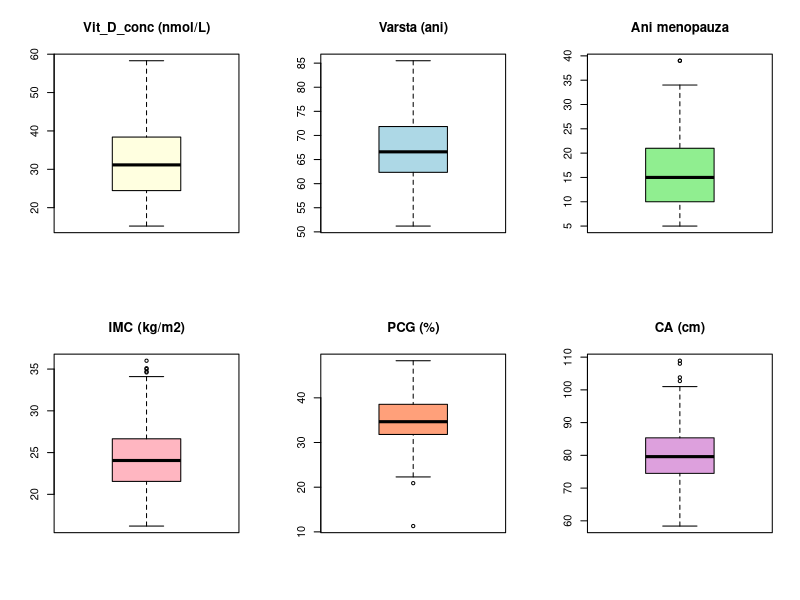
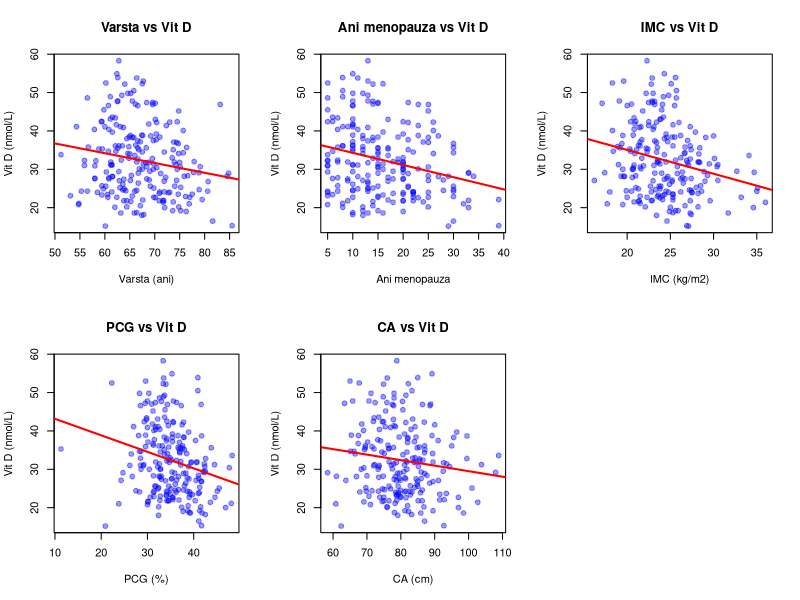
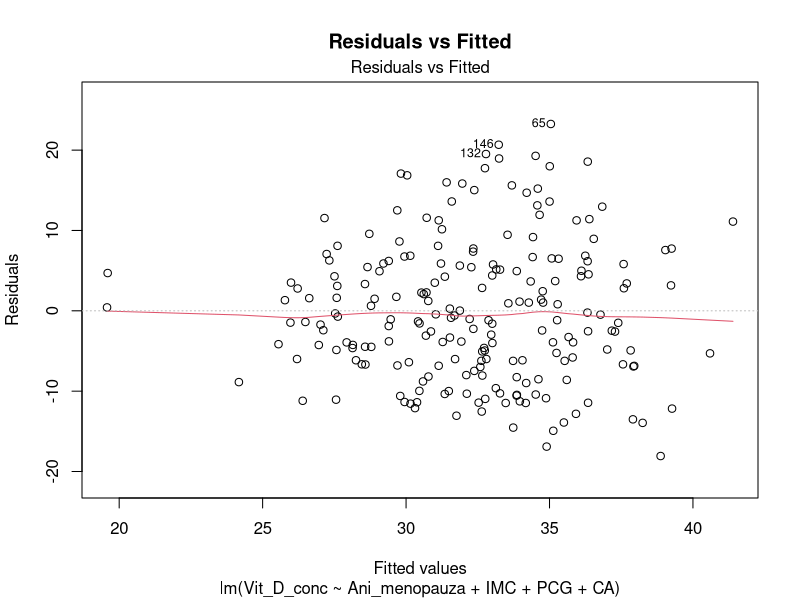
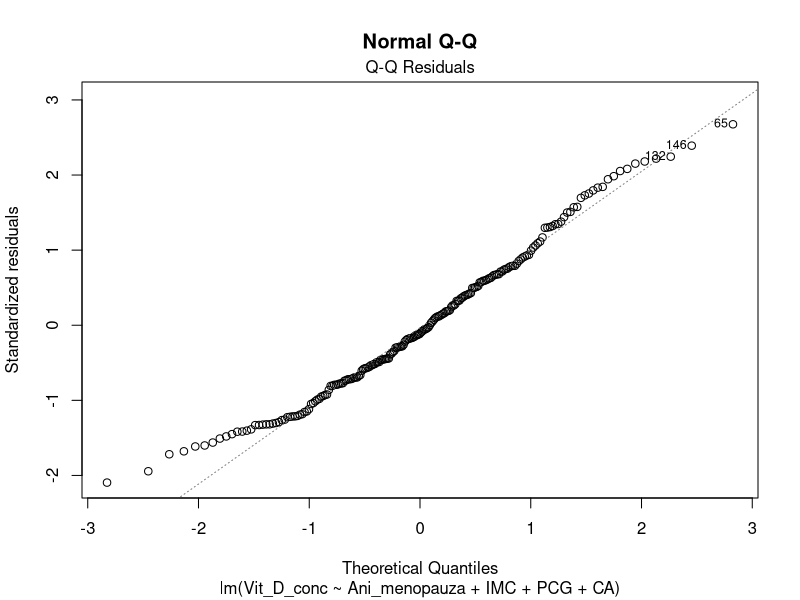
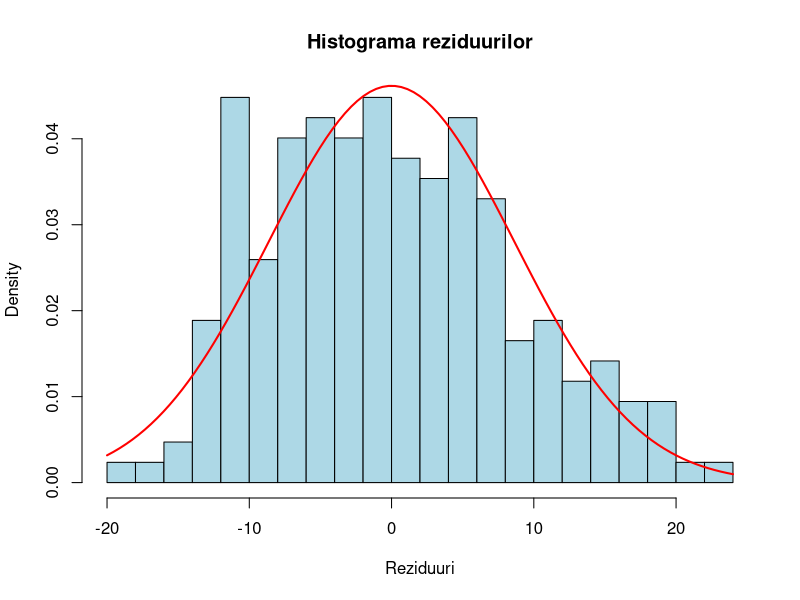
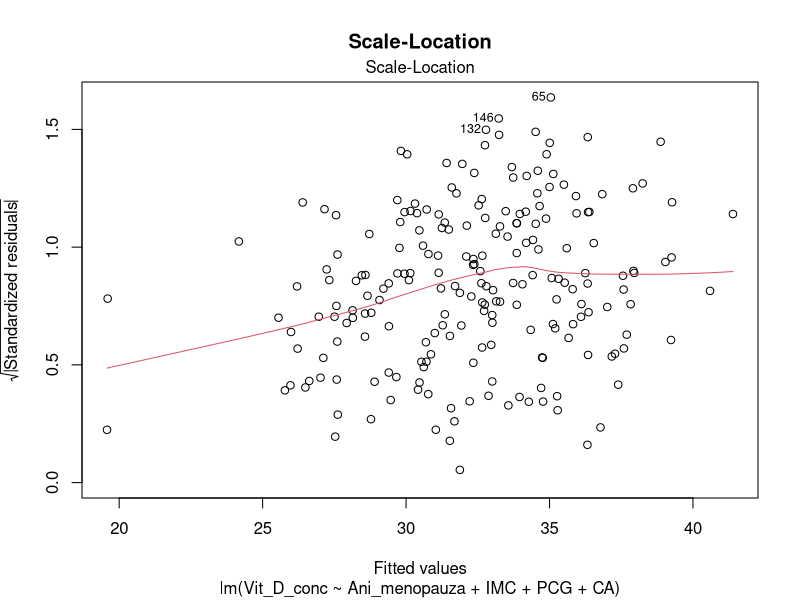
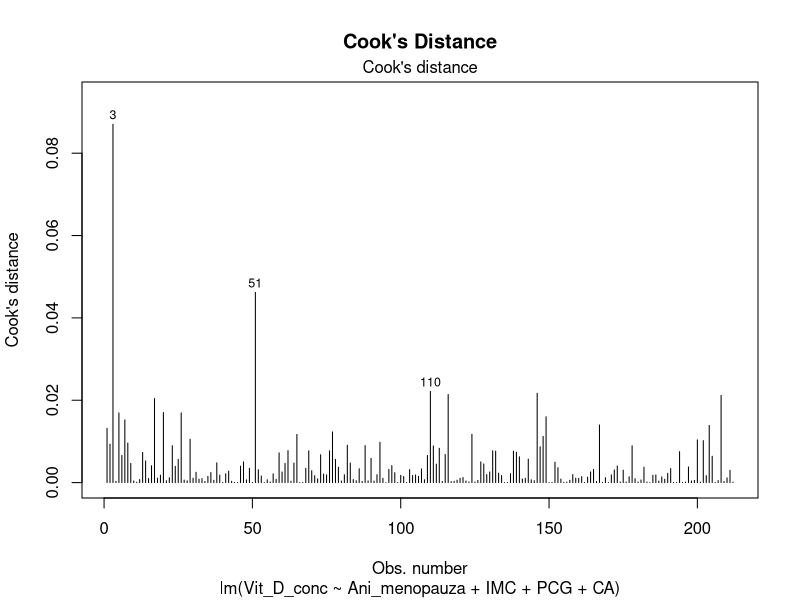
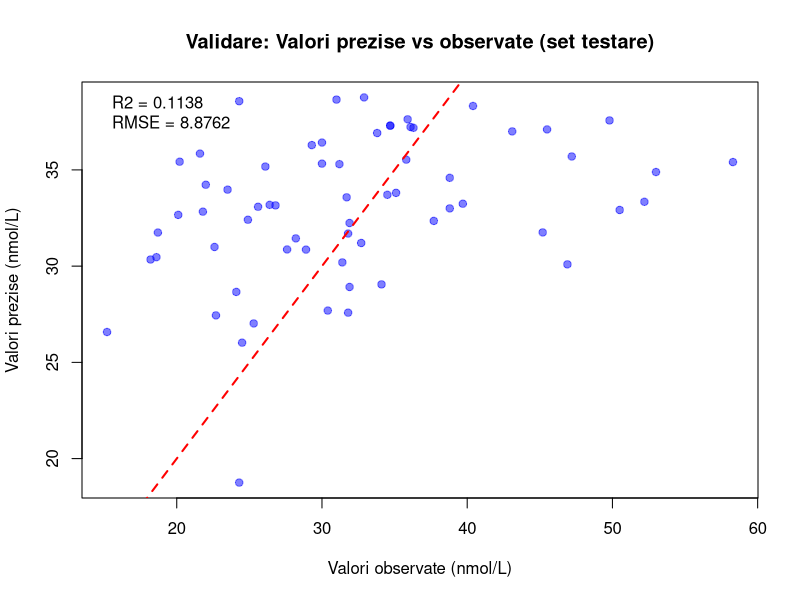

R code for these plots, in order:
# =============================================================================
# LP09 - Regresia liniara multipla - Validarea modelului
# VD: Vit_D_conc (concentratia serica 25(OH) vitamina D, nmol/L)
# VI potentiale: Varsta_ani, Ani_menopauza, IMC, PCG, CA
# n = 212 femei > 50 ani
# =============================================================================

library(car)
library(lmtest)
library(MASS)

set.seed(123)

data <- read.csv("data.csv", stringsAsFactors = FALSE)
data <- data[, -1]  # remove Id_pac
n <- nrow(data)
cat("n =", n, "\n\n")

# =============================================================================
# PARTEA 1: ANALIZA DESCRIPTIVA SI SELECTIA MODELULUI
# =============================================================================
cat("###################################################################\n")
cat("# PARTEA 1: ANALIZA DESCRIPTIVA SI SELECTIA MODELULUI\n")
cat("###################################################################\n\n")

# Helper function
desc_stats <- function(x, name) {
  q <- quantile(x, c(0.25, 0.75), na.rm=TRUE)
  iqr_val <- IQR(x, na.rm=TRUE)
  out <- x[x < q[1] - 1.5*iqr_val | x > q[2] + 1.5*iqr_val]
  cat(sprintf("--- %s ---\n", name))
  cat("  N:       ", sum(!is.na(x)), "\n")
  cat("  NA:      ", sum(is.na(x)), "\n")
  cat("  Media:   ", sprintf("%.4f", mean(x, na.rm=TRUE)), "\n")
  cat("  Mediana: ", sprintf("%.4f", median(x, na.rm=TRUE)), "\n")
  cat("  SD:      ", sprintf("%.4f", sd(x, na.rm=TRUE)), "\n")
  cat("  Min:     ", sprintf("%.4f", min(x, na.rm=TRUE)), "\n")
  cat("  Max:     ", sprintf("%.4f", max(x, na.rm=TRUE)), "\n")
  cat("  Q1:      ", sprintf("%.4f", q[1]), "\n")
  cat("  Q3:      ", sprintf("%.4f", q[2]), "\n")
  cat("  IQR:     ", sprintf("%.4f", iqr_val), "\n")
  cat("  Outliers:", length(out), "\n\n")
}

cat("1. STATISTICI DESCRIPTIVE\n\n")
desc_stats(data$Vit_D_conc, "Vit_D_conc (nmol/L)")
desc_stats(data$Varsta_ani, "Varsta_ani (ani)")
desc_stats(data$Ani_menopauza, "Ani_menopauza (ani)")
desc_stats(data$IMC, "IMC (kg/m2)")
desc_stats(data$PCG, "PCG (%)")
desc_stats(data$CA, "CA (cm)")

# Boxplots
png("boxplots_all.png", width=900, height=600)
par(mfrow=c(2,3))
boxplot(data$Vit_D_conc, main="Vit_D_conc (nmol/L)", col="lightyellow")
boxplot(data$Varsta_ani, main="Varsta (ani)", col="lightblue")
boxplot(data$Ani_menopauza, main="Ani menopauza", col="lightgreen")
boxplot(data$IMC, main="IMC (kg/m2)", col="lightpink")
boxplot(data$PCG, main="PCG (%)", col="lightsalmon")
boxplot(data$CA, main="CA (cm)", col="plum")
dev.off()
cat("Saved: boxplots_all.png\n\n")

# Scatter plots
png("scatter_plots.png", width=900, height=600)
par(mfrow=c(2,3))
plot(data$Varsta_ani, data$Vit_D_conc, pch=19, col=rgb(0,0,1,0.4),
     xlab="Varsta (ani)", ylab="Vit D (nmol/L)", main="Varsta vs Vit D")
abline(lm(Vit_D_conc ~ Varsta_ani, data=data), col="red", lwd=2)
plot(data$Ani_menopauza, data$Vit_D_conc, pch=19, col=rgb(0,0,1,0.4),
     xlab="Ani menopauza", ylab="Vit D (nmol/L)", main="Ani menopauza vs Vit D")
abline(lm(Vit_D_conc ~ Ani_menopauza, data=data), col="red", lwd=2)
plot(data$IMC, data$Vit_D_conc, pch=19, col=rgb(0,0,1,0.4),
     xlab="IMC (kg/m2)", ylab="Vit D (nmol/L)", main="IMC vs Vit D")
abline(lm(Vit_D_conc ~ IMC, data=data), col="red", lwd=2)
plot(data$PCG, data$Vit_D_conc, pch=19, col=rgb(0,0,1,0.4),
     xlab="PCG (%)", ylab="Vit D (nmol/L)", main="PCG vs Vit D")
abline(lm(Vit_D_conc ~ PCG, data=data), col="red", lwd=2)
plot(data$CA, data$Vit_D_conc, pch=19, col=rgb(0,0,1,0.4),
     xlab="CA (cm)", ylab="Vit D (nmol/L)", main="CA vs Vit D")
abline(lm(Vit_D_conc ~ CA, data=data), col="red", lwd=2)
dev.off()
cat("Saved: scatter_plots.png\n\n")

# Correlation matrix
cat("2. MATRICEA DE CORELATIE\n\n")
cor_mat <- cor(data)
print(round(cor_mat, 4))
cat("\n")

cat("Corelatii semnificative cu Vit_D_conc:\n\n")
vi_names <- c("Varsta_ani", "Ani_menopauza", "IMC", "PCG", "CA")
for (v in vi_names) {
  ct <- cor.test(data[[v]], data$Vit_D_conc)
  sig <- ifelse(ct$p.value < 0.05, "Da", "Nu")
  cat(sprintf("  %-15s r=%.4f  t=%.4f  df=%d  p=%s  Semnif: %s\n",
              v, ct$estimate, ct$statistic, ct$parameter,
              format.pval(ct$p.value, digits=4), sig))
}
cat("\n")

# Variable selection - Backward
cat("3. SELECTIA VARIABILELOR (Backward)\n\n")
model_full <- lm(Vit_D_conc ~ ., data=data)
cat("Model complet:\n")
print(summary(model_full))
cat("\n")

model_back <- stepAIC(model_full, direction="backward", trace=1)
cat("\nModel final Backward:\n")
s_back <- summary(model_back)
print(s_back)
cat("\n")

# Forward selection
cat("4. SELECTIA VARIABILELOR (Forward)\n\n")
model_null <- lm(Vit_D_conc ~ 1, data=data)
model_fwd <- stepAIC(model_null, scope=list(lower=model_null, upper=model_full),
                     direction="forward", trace=1)
cat("\nModel final Forward:\n")
s_fwd <- summary(model_fwd)
print(s_fwd)
cat("\n")

# Stepwise selection
cat("5. SELECTIA VARIABILELOR (Stepwise)\n\n")
model_step <- stepAIC(model_null, scope=list(lower=model_null, upper=model_full),
                      direction="both", trace=1)
cat("\nModel final Stepwise:\n")
s_step <- summary(model_step)
print(s_step)
cat("\n")

# Use the selected model for validation
# Determine which model to use
cat("MODELUL SELECTAT PENTRU VALIDARE:\n")
cat("Formula:", deparse(formula(model_back)), "\n")
cat("R2 =", sprintf("%.4f", s_back$r.squared), "\n")
cat("Adj R2 =", sprintf("%.4f", s_back$adj.r.squared), "\n\n")

# Coefficients table with CI
coef_sel <- coef(s_back)
ci_sel <- confint(model_back)
cat("--- Tabelul coeficientilor modelului selectat ---\n")
sd_y <- sd(data$Vit_D_conc)
cat(sprintf("%-20s %10s %10s %10s %10s %8s %15s %15s\n",
            "Variabila", "B", "SE", "CI_low", "CI_up", "Beta", "t(df)", "p-value"))
for (i in 1:nrow(coef_sel)) {
  tval <- sprintf("%.4f(%d)", coef_sel[i,3], model_back$df.residual)
  pval <- format.pval(coef_sel[i,4], digits=4)
  vname <- rownames(coef_sel)[i]
  if (vname == "(Intercept)") {
    beta_val <- "-"
  } else {
    beta_val <- sprintf("%.4f", coef_sel[i,1] * sd(data[[vname]]) / sd_y)
  }
  cat(sprintf("%-20s %10.4f %10.4f %10.4f %10.4f %8s %15s %15s\n",
              vname, coef_sel[i,1], coef_sel[i,2],
              ci_sel[i,1], ci_sel[i,2], beta_val, tval, pval))
}
cat("\n")

# Diagnostics on the full data model
cat("6. DIAGNOSTICE MODEL SELECTAT (pe date complete)\n\n")

resid_sel <- residuals(model_back)
sw <- shapiro.test(resid_sel)
cat("Shapiro-Wilk: W =", sprintf("%.4f", sw$statistic), ", p =", format.pval(sw$p.value, digits=4), "\n")
ks <- ks.test(resid_sel, "pnorm", mean=mean(resid_sel), sd=sd(resid_sel))
cat("KS test: D =", sprintf("%.4f", ks$statistic), ", p =", format.pval(ks$p.value, digits=4), "\n")
bp <- bptest(model_back)
cat("Breusch-Pagan: BP =", sprintf("%.4f", bp$statistic), ", df =", bp$parameter,
    ", p =", format.pval(bp$p.value, digits=4), "\n")
dw <- dwtest(model_back)
cat("Durbin-Watson: DW =", sprintf("%.4f", dw$statistic), ", p =", format.pval(dw$p.value, digits=4), "\n")

cook_sel <- cooks.distance(model_back)
influential <- which(cook_sel > 4/n)
cat("Puncte influente (Cook's D > 4/n):", length(influential), "\n")
cat("Cook's D maxim:", sprintf("%.4f", max(cook_sel)), "\n")

if (length(coef(model_back)) > 2) {
  cat("\nVIF:\n")
  print(vif(model_back))
}
cat("\n")

# Diagnostic plots
png("diag_resid_fitted.png", width=600, height=500)
plot(model_back, which=1, main="Residuals vs Fitted")
dev.off()
png("diag_qq.png", width=600, height=500)
plot(model_back, which=2, main="Normal Q-Q")
dev.off()
png("diag_hist.png", width=600, height=500)
hist(resid_sel, breaks=25, main="Histograma reziduurilor",
     xlab="Reziduuri", col="lightblue", probability=TRUE)
curve(dnorm(x, mean=mean(resid_sel), sd=sd(resid_sel)), add=TRUE, col="red", lwd=2)
dev.off()
png("diag_scale_loc.png", width=600, height=500)
plot(model_back, which=3, main="Scale-Location")
dev.off()
png("diag_cooks.png", width=600, height=500)
plot(model_back, which=4, main="Cook's Distance")
dev.off()
cat("Saved: diagnostic plots\n\n")

# =============================================================================
# PARTEA 2: VALIDARE PRIN IMPARTIREA DATELOR (Train/Test Split)
# =============================================================================
cat("###################################################################\n")
cat("# PARTEA 2: VALIDARE PRIN TRAIN/TEST SPLIT (70%/30%)\n")
cat("###################################################################\n\n")

set.seed(123)
train_idx <- sample(1:n, size=round(0.7*n))
test_idx <- setdiff(1:n, train_idx)
train_data <- data[train_idx, ]
test_data <- data[test_idx, ]

cat("Dimensiuni:\n")
cat("  Set antrenare (train): n =", nrow(train_data), "\n")
cat("  Set testare (test):    n =", nrow(test_data), "\n\n")

# Train the selected model on training data
model_formula <- formula(model_back)
model_train <- lm(model_formula, data=train_data)
s_train <- summary(model_train)
cat("MODEL PE SETUL DE ANTRENARE:\n\n")
print(s_train)
cat("\n")

coef_train <- coef(s_train)
ci_train <- confint(model_train)
cat("--- Tabelul coeficientilor (set antrenare) ---\n")
sd_y_train <- sd(train_data$Vit_D_conc)
cat(sprintf("%-20s %10s %10s %10s %10s %8s %15s %15s\n",
            "Variabila", "B", "SE", "CI_low", "CI_up", "Beta", "t(df)", "p-value"))
for (i in 1:nrow(coef_train)) {
  tval <- sprintf("%.4f(%d)", coef_train[i,3], model_train$df.residual)
  pval <- format.pval(coef_train[i,4], digits=4)
  vname <- rownames(coef_train)[i]
  if (vname == "(Intercept)") {
    beta_val <- "-"
  } else {
    beta_val <- sprintf("%.4f", coef_train[i,1] * sd(train_data[[vname]]) / sd_y_train)
  }
  cat(sprintf("%-20s %10.4f %10.4f %10.4f %10.4f %8s %15s %15s\n",
              vname, coef_train[i,1], coef_train[i,2],
              ci_train[i,1], ci_train[i,2], beta_val, tval, pval))
}
cat("\n")

# Performance on training set
pred_train <- predict(model_train, newdata=train_data)
resid_train <- train_data$Vit_D_conc - pred_train
SS_res_train <- sum(resid_train^2)
SS_tot_train <- sum((train_data$Vit_D_conc - mean(train_data$Vit_D_conc))^2)
R2_train <- 1 - SS_res_train/SS_tot_train
n_train <- nrow(train_data)
p_model <- length(coef(model_train)) - 1  # number of predictors
R2_adj_train <- 1 - (1-R2_train)*(n_train-1)/(n_train-p_model-1)
RMSE_train <- sqrt(mean(resid_train^2))
MAE_train <- mean(abs(resid_train))

cat("PERFORMANTA PE SETUL DE ANTRENARE:\n")
cat("  R2 =", sprintf("%.4f", R2_train), "\n")
cat("  R2 ajustat =", sprintf("%.4f", R2_adj_train), "\n")
cat("  RMSE =", sprintf("%.4f", RMSE_train), "\n")
cat("  MAE =", sprintf("%.4f", MAE_train), "\n\n")

# Performance on test set
pred_test <- predict(model_train, newdata=test_data)
resid_test <- test_data$Vit_D_conc - pred_test
SS_res_test <- sum(resid_test^2)
SS_tot_test <- sum((test_data$Vit_D_conc - mean(test_data$Vit_D_conc))^2)
R2_test <- 1 - SS_res_test/SS_tot_test
n_test <- nrow(test_data)
R2_adj_test <- 1 - (1-R2_test)*(n_test-1)/(n_test-p_model-1)
RMSE_test <- sqrt(mean(resid_test^2))
MAE_test <- mean(abs(resid_test))

cat("PERFORMANTA PE SETUL DE TESTARE:\n")
cat("  R2 =", sprintf("%.4f", R2_test), "\n")
cat("  R2 ajustat =", sprintf("%.4f", R2_adj_test), "\n")
cat("  RMSE =", sprintf("%.4f", RMSE_test), "\n")
cat("  MAE =", sprintf("%.4f", MAE_test), "\n\n")

# Comparison table
cat("--- Comparatie Train vs Test ---\n")
cat(sprintf("%-20s %10s %10s\n", "Metrica", "Train", "Test"))
cat(sprintf("%-20s %10.4f %10.4f\n", "R2", R2_train, R2_test))
cat(sprintf("%-20s %10.4f %10.4f\n", "R2 ajustat", R2_adj_train, R2_adj_test))
cat(sprintf("%-20s %10.4f %10.4f\n", "RMSE", RMSE_train, RMSE_test))
cat(sprintf("%-20s %10.4f %10.4f\n", "MAE", MAE_train, MAE_test))
cat("\n")

# Plot predicted vs actual for test set
png("validation_pred_vs_actual.png", width=600, height=500)
plot(test_data$Vit_D_conc, pred_test, pch=19, col=rgb(0,0,1,0.5),
     xlab="Valori observate (nmol/L)", ylab="Valori prezise (nmol/L)",
     main="Validare: Valori prezise vs observate (set testare)")
abline(0, 1, col="red", lwd=2, lty=2)
legend("topleft", legend=c(
  sprintf("R2 = %.4f", R2_test),
  sprintf("RMSE = %.4f", RMSE_test)),
  bty="n")
dev.off()
cat("Saved: validation_pred_vs_actual.png\n\n")

# Plot residuals on test set
png("validation_resid_test.png", width=600, height=500)
plot(pred_test, resid_test, pch=19, col=rgb(0,0,1,0.5),
     xlab="Valori prezise (nmol/L)", ylab="Reziduuri",
     main="Reziduuri pe setul de testare")
abline(h=0, col="red", lwd=2, lty=2)
dev.off()
cat("Saved: validation_resid_test.png\n\n")

# =============================================================================
# PARTEA 3: VALIDARE INCRUCISATA (k-fold Cross-Validation)
# =============================================================================
cat("###################################################################\n")
cat("# PARTEA 3: VALIDARE INCRUCISATA (k-fold Cross-Validation)\n")
cat("###################################################################\n\n")

k <- 10
cat("k =", k, "folduri\n\n")

set.seed(123)
folds <- sample(rep(1:k, length.out=n))
cat("Distributia observatiilor pe folduri:\n")
print(table(folds))
cat("\n")

cv_R2 <- numeric(k)
cv_RMSE <- numeric(k)
cv_MAE <- numeric(k)

cat("Rezultate pe fiecare fold:\n\n")
cat(sprintf("%-6s %8s %8s %10s %10s %10s\n",
            "Fold", "n_train", "n_test", "R2", "RMSE", "MAE"))

for (i in 1:k) {
  train_cv <- data[folds != i, ]
  test_cv <- data[folds == i, ]

  model_cv <- lm(model_formula, data=train_cv)
  pred_cv <- predict(model_cv, newdata=test_cv)

  resid_cv <- test_cv$Vit_D_conc - pred_cv
  ss_res <- sum(resid_cv^2)
  ss_tot <- sum((test_cv$Vit_D_conc - mean(test_cv$Vit_D_conc))^2)

  cv_R2[i] <- 1 - ss_res/ss_tot
  cv_RMSE[i] <- sqrt(mean(resid_cv^2))
  cv_MAE[i] <- mean(abs(resid_cv))

  cat(sprintf("%-6d %8d %8d %10.4f %10.4f %10.4f\n",
              i, nrow(train_cv), nrow(test_cv), cv_R2[i], cv_RMSE[i], cv_MAE[i]))
}

cat("\n")
cat("METRICI MEDII (Cross-Validation):\n")
cat("  R2 mediu =", sprintf("%.4f", mean(cv_R2)), " (SD =", sprintf("%.4f", sd(cv_R2)), ")\n")
cat("  RMSE mediu =", sprintf("%.4f", mean(cv_RMSE)), " (SD =", sprintf("%.4f", sd(cv_RMSE)), ")\n")
cat("  MAE mediu =", sprintf("%.4f", mean(cv_MAE)), " (SD =", sprintf("%.4f", sd(cv_MAE)), ")\n\n")

# Also do 5-fold CV for comparison
k5 <- 5
set.seed(123)
folds5 <- sample(rep(1:k5, length.out=n))

cv_R2_5 <- numeric(k5)
cv_RMSE_5 <- numeric(k5)
cv_MAE_5 <- numeric(k5)

cat("--- 5-fold Cross-Validation ---\n\n")
cat(sprintf("%-6s %8s %8s %10s %10s %10s\n",
            "Fold", "n_train", "n_test", "R2", "RMSE", "MAE"))

for (i in 1:k5) {
  train_cv5 <- data[folds5 != i, ]
  test_cv5 <- data[folds5 == i, ]

  model_cv5 <- lm(model_formula, data=train_cv5)
  pred_cv5 <- predict(model_cv5, newdata=test_cv5)

  resid_cv5 <- test_cv5$Vit_D_conc - pred_cv5
  ss_res5 <- sum(resid_cv5^2)
  ss_tot5 <- sum((test_cv5$Vit_D_conc - mean(test_cv5$Vit_D_conc))^2)

  cv_R2_5[i] <- 1 - ss_res5/ss_tot5
  cv_RMSE_5[i] <- sqrt(mean(resid_cv5^2))
  cv_MAE_5[i] <- mean(abs(resid_cv5))

  cat(sprintf("%-6d %8d %8d %10.4f %10.4f %10.4f\n",
              i, nrow(train_cv5), nrow(test_cv5), cv_R2_5[i], cv_RMSE_5[i], cv_MAE_5[i]))
}

cat("\n")
cat("METRICI MEDII (5-fold CV):\n")
cat("  R2 mediu =", sprintf("%.4f", mean(cv_R2_5)), " (SD =", sprintf("%.4f", sd(cv_R2_5)), ")\n")
cat("  RMSE mediu =", sprintf("%.4f", mean(cv_RMSE_5)), " (SD =", sprintf("%.4f", sd(cv_RMSE_5)), ")\n")
cat("  MAE mediu =", sprintf("%.4f", mean(cv_MAE_5)), " (SD =", sprintf("%.4f", sd(cv_MAE_5)), ")\n\n")

# Barplot of CV results
png("cv_results_barplot.png", width=700, height=500)
bar_data <- rbind(cv_R2, cv_RMSE)
barplot_r2 <- barplot(cv_R2, names.arg=1:k, col="steelblue",
        main="R2 pe fiecare fold (10-fold CV)",
        xlab="Fold", ylab="R2", ylim=c(min(0, min(cv_R2)-0.05), max(cv_R2)+0.05))
abline(h=mean(cv_R2), col="red", lwd=2, lty=2)
legend("topright", legend=sprintf("Media R2 = %.4f", mean(cv_R2)),
       col="red", lty=2, lwd=2, bty="n")
dev.off()
cat("Saved: cv_results_barplot.png\n\n")

png("cv_rmse_barplot.png", width=700, height=500)
barplot(cv_RMSE, names.arg=1:k, col="coral",
        main="RMSE pe fiecare fold (10-fold CV)",
        xlab="Fold", ylab="RMSE")
abline(h=mean(cv_RMSE), col="blue", lwd=2, lty=2)
legend("topright", legend=sprintf("Media RMSE = %.4f", mean(cv_RMSE)),
       col="blue", lty=2, lwd=2, bty="n")
dev.off()
cat("Saved: cv_rmse_barplot.png\n\n")

# =============================================================================
# PARTEA 4: COMPARATIE GENERALA
# =============================================================================
cat("###################################################################\n")
cat("# PARTEA 4: COMPARATIE GENERALA\n")
cat("###################################################################\n\n")

cat("--- Tabelul comparativ al performantelor ---\n\n")
cat(sprintf("%-30s %10s %10s %10s\n", "Metoda", "R2", "RMSE", "MAE"))
cat(sprintf("%-30s %10.4f %10.4f %10s\n", "Model complet (n=212)",
            s_back$r.squared, sqrt(mean(residuals(model_back)^2)), sprintf("%.4f", mean(abs(residuals(model_back))))))
cat(sprintf("%-30s %10.4f %10.4f %10.4f\n", "Train/Test - Train (70%)",
            R2_train, RMSE_train, MAE_train))
cat(sprintf("%-30s %10.4f %10.4f %10.4f\n", "Train/Test - Test (30%)",
            R2_test, RMSE_test, MAE_test))
cat(sprintf("%-30s %10.4f %10.4f %10.4f\n", "10-fold CV (medie)",
            mean(cv_R2), mean(cv_RMSE), mean(cv_MAE)))
cat(sprintf("%-30s %10.4f %10.4f %10.4f\n", "5-fold CV (medie)",
            mean(cv_R2_5), mean(cv_RMSE_5), mean(cv_MAE_5)))
cat("\n")

cat("=== ANALIZA COMPLETA ===\n")
